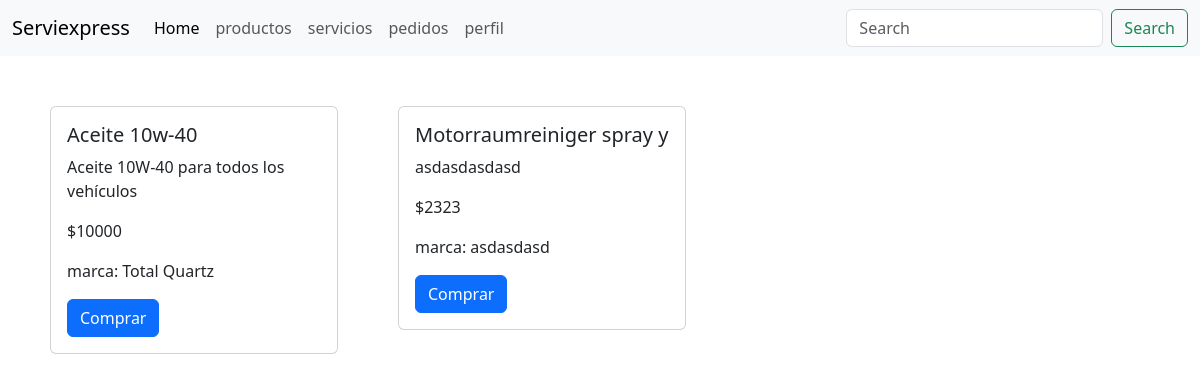
The app's page /productos/, older data.
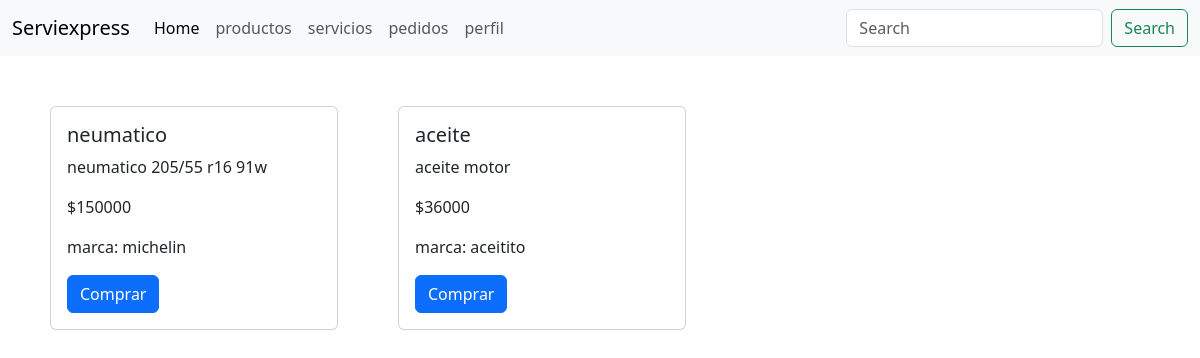
The same page, newer data.
### API_Rest/models.py (models this page shows, shortened)
class Producto(models.Model):
    Id_Producto = models.CharField(primary_key=True, max_length=7)
    Nombre_Producto = models.CharField(max_length=30)
    stock_Producto = models.IntegerField()
    descripcion_Producto = models.CharField(max_length=100)
    Precio_Producto = models.IntegerField()
    Categoria_Producto = models.CharField(max_length=30)
    Marca_Producto = models.CharField(max_length=30)
    Proveedor_Producto = models.CharField(max_length=40)

### API_Rest/views.py (the view)
# urls.py: path("productos/", productos, name="productos"),
def productos(request):
    productos = Producto.objects.all()
    return render(request, 'core/productos.html', {"productos": productos})

### API_Rest/templates/core/productos.html (shortened to what this page needs)
<!DOCTYPE html>
<html lang="en">
<head>
    <link href="https://cdn.jsdelivr.net/npm/bootstrap@5.3.2/dist/css/bootstrap.min.css" rel="stylesheet">
    <link href="../../static/css/producto.css" rel="stylesheet">
</head>
<body>
    <header>
        <nav class="navbar navbar-expand-lg navbar-light bg-light">
            <div class="container-fluid">
                <a class="navbar-brand" href="{% url 'index' %}">Serviexpress</a>
                <div class="collapse navbar-collapse" id="navbarSupportedContent">
                    <ul class="navbar-nav me-auto mb-2 mb-lg-0">
                        <li class="nav-item">
                            <a class="nav-link active" aria-current="page" href="{% url 'index' %}">Home</a>
                        </li>
                        <li class="nav-item">
                            <a class="nav-link" href="{% url 'productos' %}">productos</a>
                        </li>
                        <li class="nav-item">
                            <a class="nav-link" href="{% url 'servicios' %}">servicios</a>
                        </li>
                        <li class="nav-item">
                            <a class="nav-link" href="{% url 'pedidos' %}">pedidos</a>
                        </li>
                        <li class="nav-item">
                            <a class="nav-link" href="{% url 'perfil' %}">perfil</a>
                        </li>
                    </ul>
                    <form class="d-flex" role="search">
                        <input class="form-control me-2" type="search" placeholder="Search" aria-label="Search">
                        <button class="btn btn-outline-success" type="submit">Search</button>
                    </form>
                </div>
            </div>
        </nav>
    </header>
    <div class="productos">
        <div class="productos">
            {% for producto in productos %}
                <div class="card{{ forloop.counter }}">
                    <div class="card" style="width: 18rem;">
                        <div class="card-body">
                            <h5 class="card-title">{{ producto.Nombre_Producto }}</h5>
                            <p class="card-text">{{ producto.descripcion_Producto }}</p>
                            <p class="card-text">${{ producto.Precio_Producto }}</p>
                            <p class="card-text">marca: {{ producto.Marca_Producto }}</p>
                            <a href="#" class="btn btn-primary">Comprar</a>
                        </div>
                    </div>
                </div>
            {% endfor %}
</div>
</body>
</html>
</body>
</html>

Row changes from the older to the newer data that the page shows:
removed Producto: Nombre_Producto "Aceite 10w-40", descripcion_Producto "Aceite 10W-40 para todos los vehículos", Precio_Producto "10000", Marca_Producto "Total Quartz"
removed Producto: Nombre_Producto "Motorraumreiniger spray y", descripcion_Producto "asdasdasdasd", Precio_Producto "2323", Marca_Producto "asdasdasd"
added Producto: Nombre_Producto "neumatico", descripcion_Producto "neumatico 205/55 r16 91w", Precio_Producto "150000", Marca_Producto "michelin"
added Producto: Nombre_Producto "aceite", descripcion_Producto "aceite motor", Precio_Producto "36000", Marca_Producto "aceitito"
